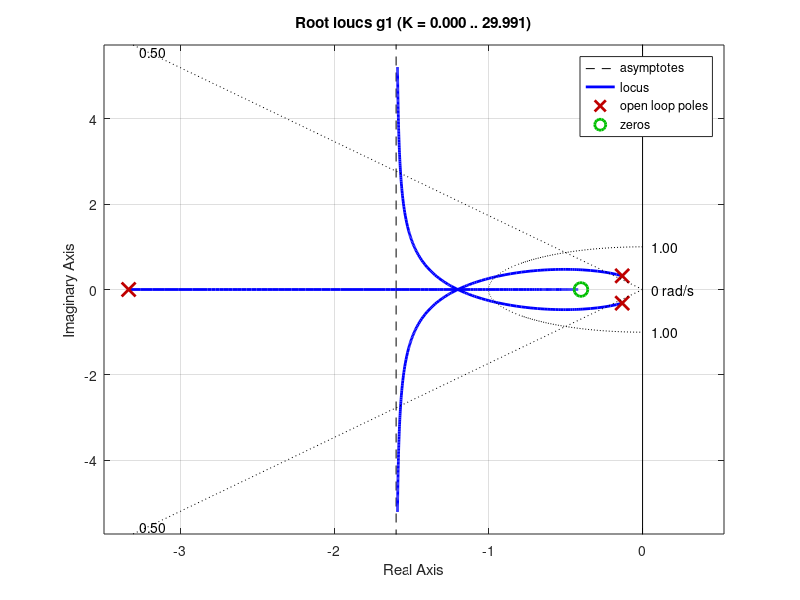

Recreate this plot in MATLAB. (Note: this script raises an error after producing the figure.)
clc 
clear
close
g=tf([1,0.4],[1,3.6,0,0]);
g1=feedback(g,1);
figure
rlocus(g1)
sgrid(0.5,1)
[r]=rlocfind(g1)
[r]=rlocfind(g1)

